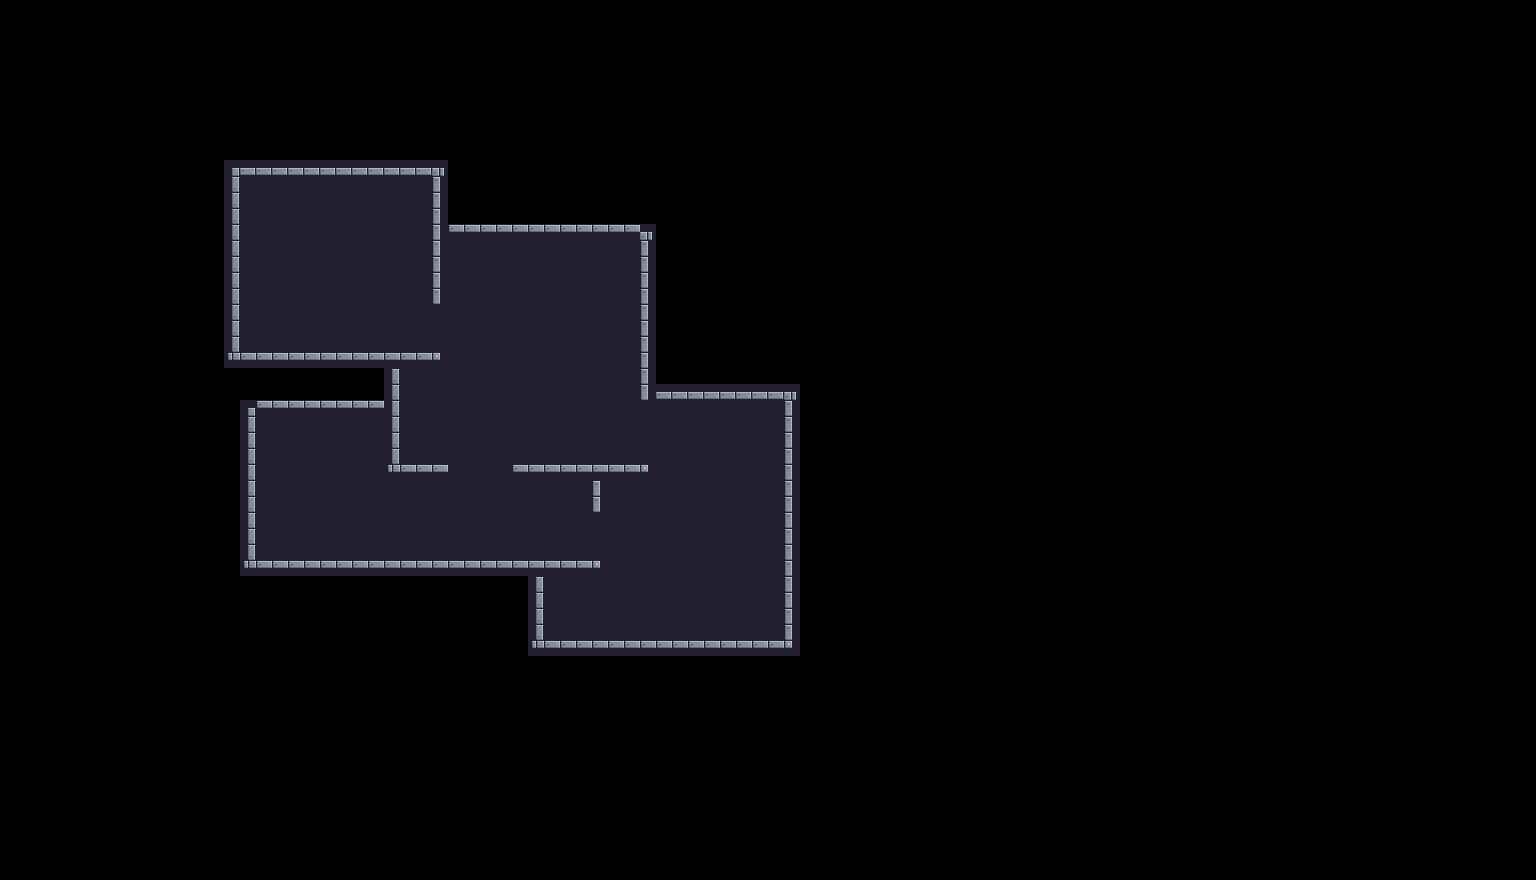

A 2D game scene composited from a Tiled map and its tileset images. What follows is a short description and the map's XML, with each tile layer's data collapsed to a summary:
An orthogonal 96x55 tile map with 16x16 px tiles, 2 tile layers (Background, Walls) and 21 objects (4x Mortal).

<map version="1.10" tiledversion="1.11.2" orientation="orthogonal" renderorder="right-down" width="96" height="55" tilewidth="16" tileheight="16" infinite="0" nextlayerid="5" nextobjectid="22">
 <tileset firstgid="1" source="Terrain (16x16).tsx" />
 <layer id="2" name="Background" width="96" height="55">
  <data>[5280 cells, 812 non-empty, 1 distinct tile ids]</data>
 </layer>
 <layer id="1" name="Walls" width="96" height="55">
  <data>[5280 cells, 177 non-empty, 8 distinct tile ids]</data>
 </layer>
 <objectgroup id="3" name="Collisions">
  <object id="1" x="224" y="160" width="224" height="16" />
  <object id="2" x="224" y="176" width="16" height="192" />
  <object id="3" x="240" y="352" width="200" height="16" />
  <object id="4" x="432" y="176" width="16" height="128" />
  <object id="5" x="448" y="224" width="208" height="8" />
  <object id="6" x="640" y="232" width="16" height="168" />
  <object id="7" x="516" y="464" width="136" height="12" />
  <object id="8" x="384" y="372" width="16" height="100" />
  <object id="9" x="400" y="464" width="48" height="8" />
  <object id="10" x="592" y="476" width="16" height="36" />
  <object id="11" x="240" y="560" width="360" height="16" />
  <object id="12" x="240" y="400" width="16" height="160" />
  <object id="13" x="256" y="400" width="128" height="8" />
  <object id="14" x="656" y="384" width="144" height="16" />
  <object id="15" x="784" y="404" width="16" height="252" />
  <object id="16" x="528" y="576" width="20" height="80" />
  <object id="17" x="548" y="640" width="236" height="16" />
 </objectgroup>
 <objectgroup id="4" name="SpawnPoints">
  <object id="18" name="Level0_1" type="Mortal" x="256" y="192" width="32" height="32" />
  <object id="19" name="Level0_2" type="Mortal" x="576" y="256" width="32" height="32" />
  <object id="20" name="Level0_3" type="Mortal" x="384" y="512" width="32" height="32" />
  <object id="21" name="Level0_4" type="Mortal" x="736" y="448" width="32" height="32" />
 </objectgroup>
</map>
